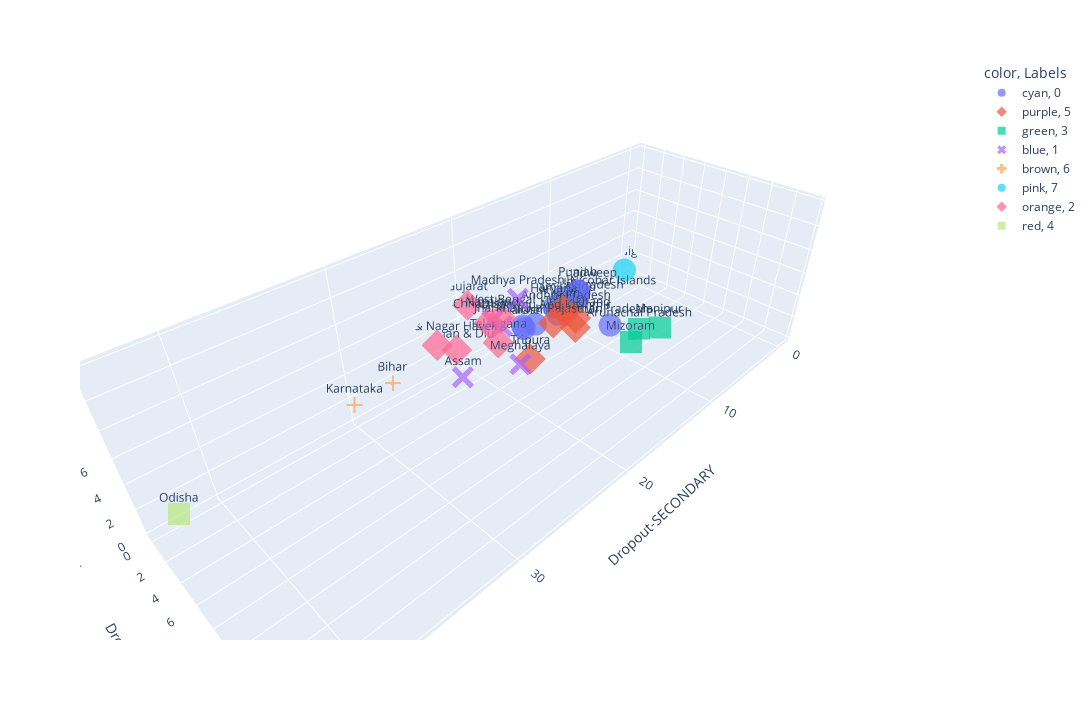

The code cell stored with this chart in its notebook:
### Code cell
import plotly.express as px
fig = px.scatter_3d(clusters, y='Dropout-PRIMARY', z='Dropout-UPPER_PRIMARY', x='Dropout-SECONDARY', opacity=0.7, color='color',symbol='Labels',text='State')
fig.update_layout(width=1200, height=720)

### Figure 1 — Plotly figure (JSON) as saved in the notebook; plotly's stock layout.template omitted (floating-point values rounded to 4 significant figures)
{"data": [{"hovertemplate": "color=cyan<br>Labels=0<br>Dropout-SECONDARY=%{x}<br>Dropout-PRIMARY=%{y}<br>Dropout-UPPER_PRIMARY=%{z}<br>State=%{text}<extra></extra>", "legendgroup": "cyan, 0", "marker": {"color": "#636efa", "opacity": 0.7, "symbol": "circle"}, "mode": "markers+text", "name": "cyan, 0", "scene": "scene", "showlegend": true, "text": ["Andaman & Nicobar Islands", "Delhi", "Goa", "Haryana", "Himachal Pradesh", "Kerala", "Lakshadweep", "Maharashtra", "Puducherry", "Punjab", "Tamil Nadu", "Uttar Pradesh"], "type": "scatter3d", "x": [7.543, 8.677, 9.563, 12.46, 7.843, 12.08, 7.49, 14.51, 13.88, 9.163, 10.17, 9.067], "y": [0.8, 0, 0.31, 2.437, 0.5167, 0, 0.8333, 0.9267, 0.4567, 2.11, 1.507, 5.607], "z": [1.143, 1.18, 0.02333, 2.94, 0.72, 0, 1.643, 1.38, 0.6133, 2.95, 1.92, 1.12]}, {"hovertemplate": "color=purple<br>Labels=5<br>Dropout-SECONDARY=%{x}<br>Dropout-PRIMARY=%{y}<br>Dropout-UPPER_PRIMARY=%{z}<br>State=%{text}<extra></extra>", "legendgroup": "purple, 5", "marker": {"color": "#EF553B", "opacity": 0.7, "symbol": "diamond"}, "mode": "markers+text", "name": "purple, 5", "scene": "scene", "showlegend": true, "text": ["Andhra Pradesh", "Jammu And Kashmir", "Rajasthan", "Sikkim", "Tripura", "Uttarakhand"], "type": "scatter3d", "x": [13.69, 16.66, 15.3, 12.67, 17.84, 12.13], "y": [4.75, 6.183, 7.127, 3.48, 5.047, 4.47], "z": [4.113, 5.087, 4.507, 3.287, 1.923, 2.683]}, {"hovertemplate": "color=green<br>Labels=3<br>Dropout-SECONDARY=%{x}<br>Dropout-PRIMARY=%{y}<br>Dropout-UPPER_PRIMARY=%{z}<br>State=%{text}<extra></extra>", "legendgroup": "green, 3", "marker": {"color": "#00cc96", "opacity": 0.7, "symbol": "square"}, "mode": "markers+text", "name": "green, 3", "scene": "scene", "showlegend": true, "text": ["Arunachal Pradesh", "Manipur", "Mizoram"], "type": "scatter3d", "x": [14.84, 12.65, 20.67], "y": [12.29, 12.51, 15.72], "z": [6.59, 5.76, 10.03]}, {"hovertemplate": "color=blue<br>Labels=1<br>Dropout-SECONDARY=%{x}<br>Dropout-PRIMARY=%{y}<br>Dropout-UPPER_PRIMARY=%{z}<br>State=%{text}<extra></extra>", "legendgroup": "blue, 1", "marker": {"color": "#ab63fa", "opacity": 0.7, "symbol": "x"}, "mode": "markers+text", "name": "blue, 1", "scene": "scene", "showlegend": true, "text": ["Assam", "Jharkhand", "Madhya Pradesh", "Meghalaya", "Nagaland"], "type": "scatter3d", "x": [28.09, 21.88, 21.62, 23.77, 26.62], "y": [9.68, 6.367, 7.613, 9.98, 10.7], "z": [8.253, 7.293, 9.81, 7.07, 11.87]}, {"hovertemplate": "color=brown<br>Labels=6<br>Dropout-SECONDARY=%{x}<br>Dropout-PRIMARY=%{y}<br>Dropout-UPPER_PRIMARY=%{z}<br>State=%{text}<extra></extra>", "legendgroup": "brown, 6", "marker": {"color": "#FFA15A", "opacity": 0.7, "symbol": "cross"}, "mode": "markers+text", "name": "brown, 6", "scene": "scene", "showlegend": true, "text": ["Bihar", "Karnataka"], "type": "scatter3d", "x": [27.12, 31.22], "y": [0.6967, 2.437], "z": [2.353, 3.803]}, {"hovertemplate": "color=pink<br>Labels=7<br>Dropout-SECONDARY=%{x}<br>Dropout-PRIMARY=%{y}<br>Dropout-UPPER_PRIMARY=%{z}<br>State=%{text}<extra></extra>", "legendgroup": "pink, 7", "marker": {"color": "#19d3f3", "opacity": 0.7, "symbol": "circle"}, "mode": "markers+text", "name": "pink, 7", "scene": "scene", "showlegend": true, "text": ["Chandigarh"], "type": "scatter3d", "x": [0], "y": [0], "z": [0.54]}, {"hovertemplate": "color=orange<br>Labels=2<br>Dropout-SECONDARY=%{x}<br>Dropout-PRIMARY=%{y}<br>Dropout-UPPER_PRIMARY=%{z}<br>State=%{text}<extra></extra>", "legendgroup": "orange, 2", "marker": {"color": "#FF6692", "opacity": 0.7, "symbol": "diamond"}, "mode": "markers+text", "name": "orange, 2", "scene": "scene", "showlegend": true, "text": ["Chhattisgarh", "Dadra & Nagar Haveli", "Daman & Diu", "Gujarat", "Telangana", "West Bengal"], "type": "scatter3d", "x": [19.84, 23.26, 21.22, 20.07, 19.49, 18.07], "y": [2.823, 1.013, 0.6533, 0.7967, 3.37, 2.19], "z": [5.023, 3.843, 2.223, 5.72, 3.363, 4.305]}, {"hovertemplate": "color=red<br>Labels=4<br>Dropout-SECONDARY=%{x}<br>Dropout-PRIMARY=%{y}<br>Dropout-UPPER_PRIMARY=%{z}<br>State=%{text}<extra></extra>", "legendgroup": "red, 4", "marker": {"color": "#B6E880", "opacity": 0.7, "symbol": "square"}, "mode": "markers+text", "name": "red, 4", "scene": "scene", "showlegend": true, "text": ["Odisha"], "type": "scatter3d", "x": [42.97], "y": [3.12], "z": [3.473]}], "layout": {"height": 720, "legend": {"title": {"text": "color, Labels"}, "tracegroupgap": 0}, "margin": {"t": 60}, "scene": {"domain": {"x": [0, 1], "y": [0, 1]}, "xaxis": {"title": {"text": "Dropout-SECONDARY"}}, "yaxis": {"title": {"text": "Dropout-PRIMARY"}}, "zaxis": {"title": {"text": "Dropout-UPPER_PRIMARY"}}}, "width": 1200}}
